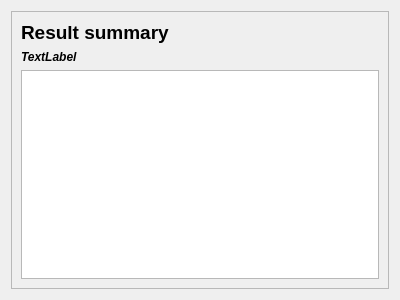
<?xml version="1.0" encoding="UTF-8"?>
<ui version="4.0">
 <class>Sys_Result_Summary_Wid</class>
 <widget class="QWidget" name="Sys_Result_Summary_Wid">
  <property name="geometry">
   <rect>
    <x>0</x>
    <y>0</y>
    <width>400</width>
    <height>300</height>
   </rect>
  </property>
  <property name="windowTitle">
   <string>Form</string>
  </property>
  <layout class="QVBoxLayout" name="verticalLayout">
   <item>
    <widget class="QScrollArea" name="scrollArea">
     <property name="widgetResizable">
      <bool>true</bool>
     </property>
     <widget class="QWidget" name="scrollAreaWidgetContents">
      <property name="geometry">
       <rect>
        <x>0</x>
        <y>0</y>
        <width>378</width>
        <height>278</height>
       </rect>
      </property>
      <layout class="QVBoxLayout" name="verticalLayout_2">
       <item>
        <widget class="QLabel" name="head_label">
         <property name="sizePolicy">
          <sizepolicy hsizetype="Preferred" vsizetype="Fixed">
           <horstretch>0</horstretch>
           <verstretch>0</verstretch>
          </sizepolicy>
         </property>
         <property name="font">
          <font>
           <family>Arial</family>
           <pointsize>14</pointsize>
           <weight>75</weight>
           <bold>true</bold>
          </font>
         </property>
         <property name="text">
          <string>Result summary</string>
         </property>
        </widget>
       </item>
       <item>
        <widget class="QLabel" name="label_id">
         <property name="font">
          <font>
           <family>Arial</family>
           <pointsize>9</pointsize>
           <weight>75</weight>
           <italic>true</italic>
           <bold>true</bold>
          </font>
         </property>
         <property name="text">
          <string>TextLabel</string>
         </property>
        </widget>
       </item>
       <item>
        <widget class="QTableWidget" name="tableWidget"/>
       </item>
      </layout>
     </widget>
    </widget>
   </item>
  </layout>
 </widget>
 <resources/>
 <connections/>
</ui>
